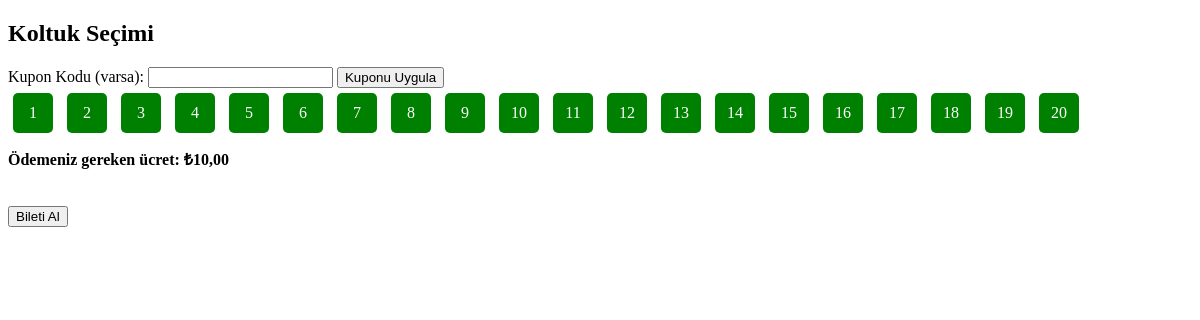
/user/booking.php?trip_id=6 (signed in), run on the app's committed database.
### tables this page shows
CREATE TABLE Seats (
    id INTEGER PRIMARY KEY AUTOINCREMENT,
    trip_id INTEGER NOT NULL,
    seat_number INTEGER NOT NULL,
    is_booked BOOLEAN DEFAULT 0,
    booked_by TEXT,
    FOREIGN KEY (trip_id) REFERENCES Trips(id),
    FOREIGN KEY (booked_by) REFERENCES User(id)
);

CREATE TABLE Trips (
        id INTEGER PRIMARY KEY AUTOINCREMENT,
        company_id INTEGER NOT NULL,
        destination_city TEXT NOT NULL,
        arrival_time DATETIME NOT NULL,
        departure_time DATETIME NOT NULL,
        departure_city TEXT NOT NULL,
        price INTEGER NOT NULL,
        capacity INTEGER NOT NULL,
        created_date TIMESTAMP DEFAULT CURRENT_TIMESTAMP,
        FOREIGN KEY (company_id) REFERENCES Bus_Company(id)
    );

### user/booking.php (the view, shortened to what this page needs)
<?php
require_once __DIR__ . '/../db(database)/includes/db.php';
$trip_id = $_GET['trip_id'] ?? $_POST['trip_id'] ?? null;
$coupon_code = trim($_POST['coupon_code'] ?? '');
$stmt_price = $db->prepare("SELECT price FROM Trips WHERE id = ?");
$stmt_price->execute([$trip_id]);
$trip = $stmt_price->fetch(PDO::FETCH_ASSOC);
$price = $trip['price'] ?? 0;
$stmt = $db->prepare("SELECT seat_number, is_booked FROM Seats WHERE trip_id = ?");
$stmt->execute([$trip_id]);
$seats = $stmt->fetchAll(PDO::FETCH_ASSOC);
?>
<!DOCTYPE html>
<html lang="tr">
<head>
</head>
<body>
<h2>Koltuk Seçimi</h2>
<form method="POST" action="">
    <label for="coupon_code">Kupon Kodu (varsa):</label>
    <input type="text" id="coupon_code" name="coupon_code" value="<?= htmlspecialchars($coupon_code) ?>">
    <button type="submit" name="apply_coupon">Kuponu Uygula</button>
</form>
<form method="POST" action="confirm_booking.php">
    <?php foreach ($seats as $seat): ?>
        <?php if ($seat['is_booked']): ?>
            <div class="seat booked"><?= $seat['seat_number'] ?></div>
        <?php else: ?>
            <label>
                <div class="seat available"><?= $seat['seat_number'] ?></div>
            </label>
        <?php endif; ?>
    <?php endforeach; ?>
    <div style="margin-top: 10px; font-weight: bold;">
        Ödemeniz gereken ücret: ₺<?= number_format($price, 2, ',', '.') ?>
    </div>
    <br><br>
    <button type="submit">Bileti Al</button>
</form>
</body>
</html>

### user/booking.php (style rules this page uses)
.seat { width: 40px; height: 40px; margin: 5px; display: inline-block; text-align: center; line-height: 40px; border-radius: 5px; cursor: pointer; }
.available { background-color: green; color: white; }

### data on the page
seats: seat_number "1"
seats: seat_number "2"
seats: seat_number "3"
seats: seat_number "4"
seats: seat_number "5"
seats: seat_number "6"
seats: seat_number "7"
seats: seat_number "8"
seats: seat_number "9"
seats: seat_number "10"
seats: seat_number "11"
seats: seat_number "12"
seats: seat_number "13"
seats: seat_number "14"
seats: seat_number "15"
seats: seat_number "16"
seats: seat_number "17"
seats: seat_number "18"
seats: seat_number "19"
seats: seat_number "20"
trips: price "10,00"
